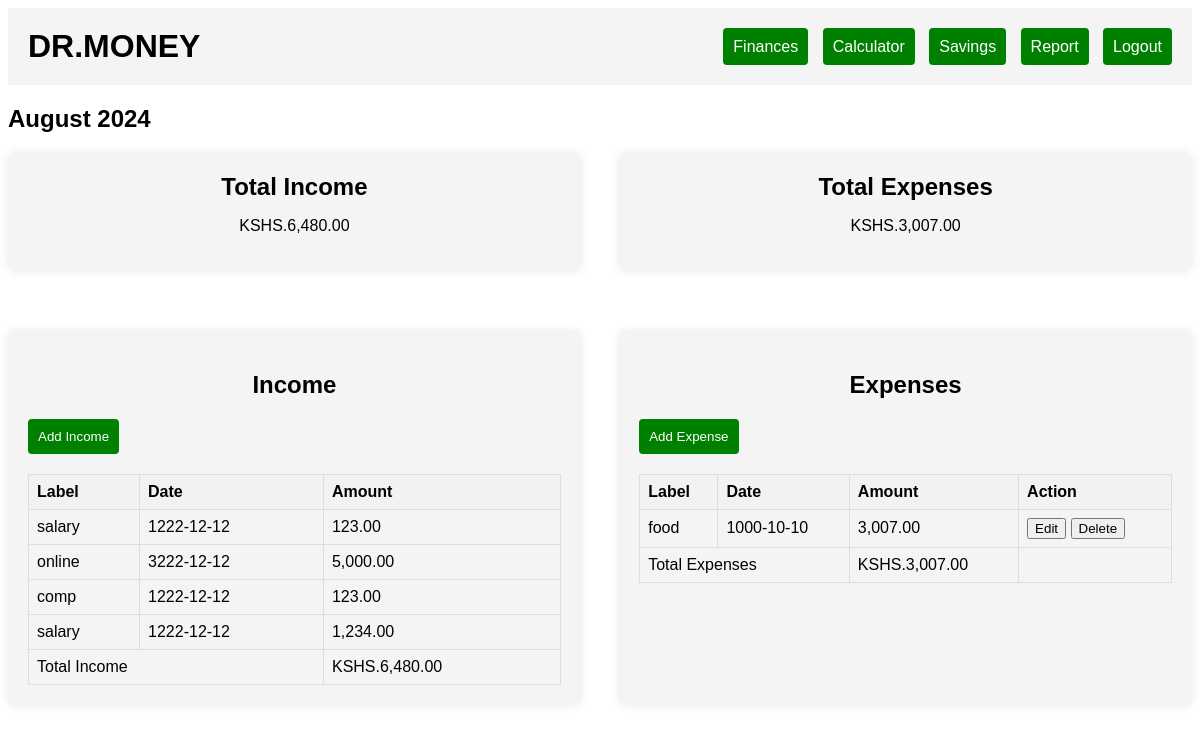
The page /budget.php (signed in) on the database its author committed.
### tables this page shows
CREATE TABLE `income` (
  `id` int(11) NOT NULL,
  `user_id` int(11) NOT NULL,
  `label` varchar(255) NOT NULL,
  `amount` decimal(10,2) NOT NULL,
  `date` date NOT NULL
);

CREATE TABLE `expenses` (
  `id` int(11) NOT NULL,
  `user_id` int(11) NOT NULL,
  `label` varchar(255) NOT NULL,
  `amount` decimal(10,2) NOT NULL,
  `date` date NOT NULL
);

### budget.php (the view, shortened to what this page needs)
<?php
include 'db.php';
$userId = $_SESSION['userId'];
$totalIncome = 0;
$totalExpenses = 0;
$month = date('F');
$year = date('Y');
$incomeResults = $conn->prepare("SELECT id, label, amount, date FROM income WHERE user_id = ?");
$incomeResults->bind_param("i", $userId);
$incomeResults->execute();
$incomeResults->bind_result($incomeId, $incomeLabel, $incomeAmount, $incomeDate);
$incomeData = [];
while ($incomeResults->fetch()) {
    $incomeData[] = ['id' => $incomeId, 'label' => $incomeLabel, 'amount' => $incomeAmount, 'date' => $incomeDate];
    $totalIncome += $incomeAmount;
}
$expenseResults = $conn->prepare("SELECT id, label, amount, date FROM expenses WHERE user_id = ?");
$expenseResults->bind_param("i", $userId);
$expenseResults->execute();
$expenseResults->bind_result($expenseId, $expenseLabel, $expenseAmount, $expenseDate);
$expenseData = [];
while ($expenseResults->fetch()) {
    $expenseData[] = ['id' => $expenseId, 'label' => $expenseLabel, 'amount' => $expenseAmount, 'date' => $expenseDate];
    $totalExpenses += $expenseAmount;
}
?>
<!DOCTYPE html>
<html lang="en">
<head>
</head>
<body>
    <div class="navbar">
        <h1>DR.MONEY</h1>
        <div>
            <a href="budget.php">Finances</a>
            <a href="calculator.php">Calculator</a>
            <a href="savings.php">Savings</a>
            <a href="report.php">Report</a>
            <a href="logout.php">Logout</a>
        </div>
    </div>
    <div class="content">
        <h2><?php echo $month . " " . $year; ?></h2>
        <div class="container">
            <div class="box">
                <h2>Total Income</h2>
                <p id="totalIncome">KSHS.<?php echo number_format($totalIncome, 2); ?></p>
            </div>
            <div class="box">
                <h2>Total Expenses</h2>
                <p id="totalExpenses">KSHS.<?php echo number_format($totalExpenses, 2); ?></p>
            </div>
        </div>
        <div class="container">
            <div class="table-container">
                <h2>Income</h2>
                <button class="add-button" onclick="showModal('incomeForm')">Add Income</button>
                <table id="incomeTable">
                    <thead>
                        <tr>
                            <th>Label</th>
                            <th>Date</th>
                            <th>Amount</th>
                        </tr>
                    </thead>
                    <tbody>
                        <?php foreach ($incomeData as $income): ?>
                        <tr>
                            <td><?php echo htmlspecialchars($income['label']); ?></td>
                            <td><?php echo htmlspecialchars($income['date']); ?></td>
                            <td><?php echo number_format($income['amount'], 2); ?></td>
                        </tr>
                        <?php endforeach; ?>
                        <tr>
                            <td colspan="2">Total Income</td>
                            <td>KSHS.<?php echo number_format($totalIncome, 2); ?></td>
                        </tr>
                    </tbody>
                </table>
            </div>
            <div class="table-container">
                <h2>Expenses</h2>
                <button class="add-button" onclick="showModal('expenseForm')">Add Expense</button>
                <table id="expenseTable">
                    <thead>
                        <tr>
                            <th>Label</th>
                            <th>Date</th>
                            <th>Amount</th>
                            <th>Action</th>
                        </tr>
                    </thead>
                    <tbody>
                        <?php foreach ($expenseData as $expense): ?>
                        <tr>
                            <td><?php echo htmlspecialchars($expense['label']); ?></td>
                            <td><?php echo htmlspecialchars($expense['date']); ?></td>
                            <td><?php echo number_format($expense['amount'], 2); ?></td>
                            <td>
                                <button onclick="editExpense(<?php echo $expense['id']; ?>, '<?php echo htmlspecialchars($expense['label']); ?>', <?php echo $expense['amount']; ?>, '<?php echo htmlspecialchars($expense['date']); ?>')">Edit</button>
                                <button onclick="deleteExpense(<?php echo $expense['id']; ?>)">Delete</button>
                            </td>
                        </tr>
                        <?php endforeach; ?>
                        <tr>
                            <td colspan="2">Total Expenses</td>
                            <td>KSHS.<?php echo number_format($totalExpenses, 2); ?></td>
                        </tr>
                    </tbody>
                </table>
            </div>
        </div>
        </div>
</body>
</html>

### budget.php (style rules this page uses)
body { font-family: Arial, sans-serif; }
.navbar { display: flex; justify-content: space-between; align-items: center; padding: 20px; background-color: #f4f4f4; }
.navbar h1 { margin: 0; }
.navbar a { padding: 10px; background-color: green; color: white; border: none; border-radius: 4px; text-decoration: none; margin-left: 10px; }
.container { display: flex; justify-content: space-between; margin-top: 20px; }
.box, .table-container { width: 45%; padding: 20px; background-color: #f4f4f4; border-radius: 8px; box-shadow: 0 0 10px rgba(0, 0, 0, 0.1); text-align: center; margin-bottom: 20px; }
.box h2 { margin: 0; }
.table-container { margin-top: 20px; padding: 20px; background-color: #f4f4f4; border-radius: 8px; box-shadow: 0 0 10px rgba(0, 0, 0, 0.1); }
table { width: 100%; border-collapse: collapse; }
table, th, td { border: 1px solid #ddd; }
th, td { padding: 8px; text-align: left; }
th { background-color: #f2f2f2; }
.add-button { display: block; margin: 20px 0; padding: 10px; background-color: green; color: white; border: none; border-radius: 4px; cursor: pointer; }

### rows shown on the page
income: label "salary", date "1222-12-12", amount "123.00"
income: label "online", date "3222-12-12", amount "5,000.00"
income: label "comp", date "1222-12-12", amount "123.00"
income: label "salary", date "1222-12-12", amount "1,234.00"
expenses: label "food", date "1000-10-10", amount "3,007.00"

### other values the page prints
$totalIncome "6,480.00"
$totalExpenses "3,007.00"
